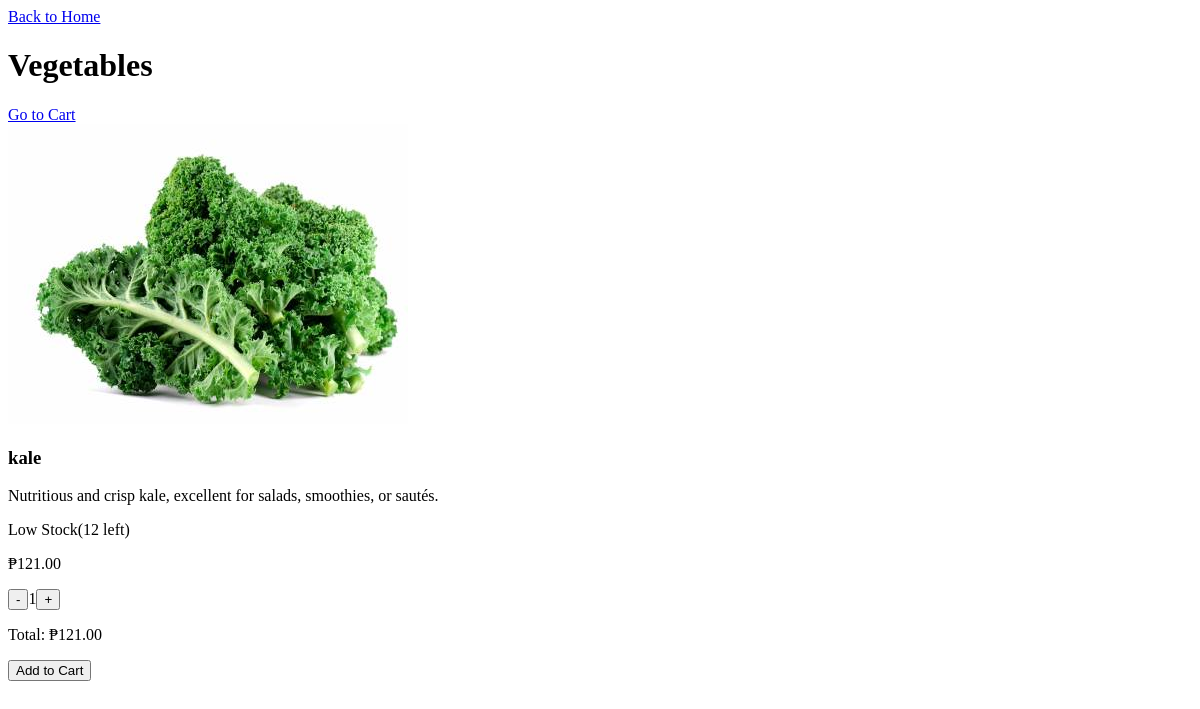
The page /user-dashboard/category/php/vegetables.php on the database as committed earlier.
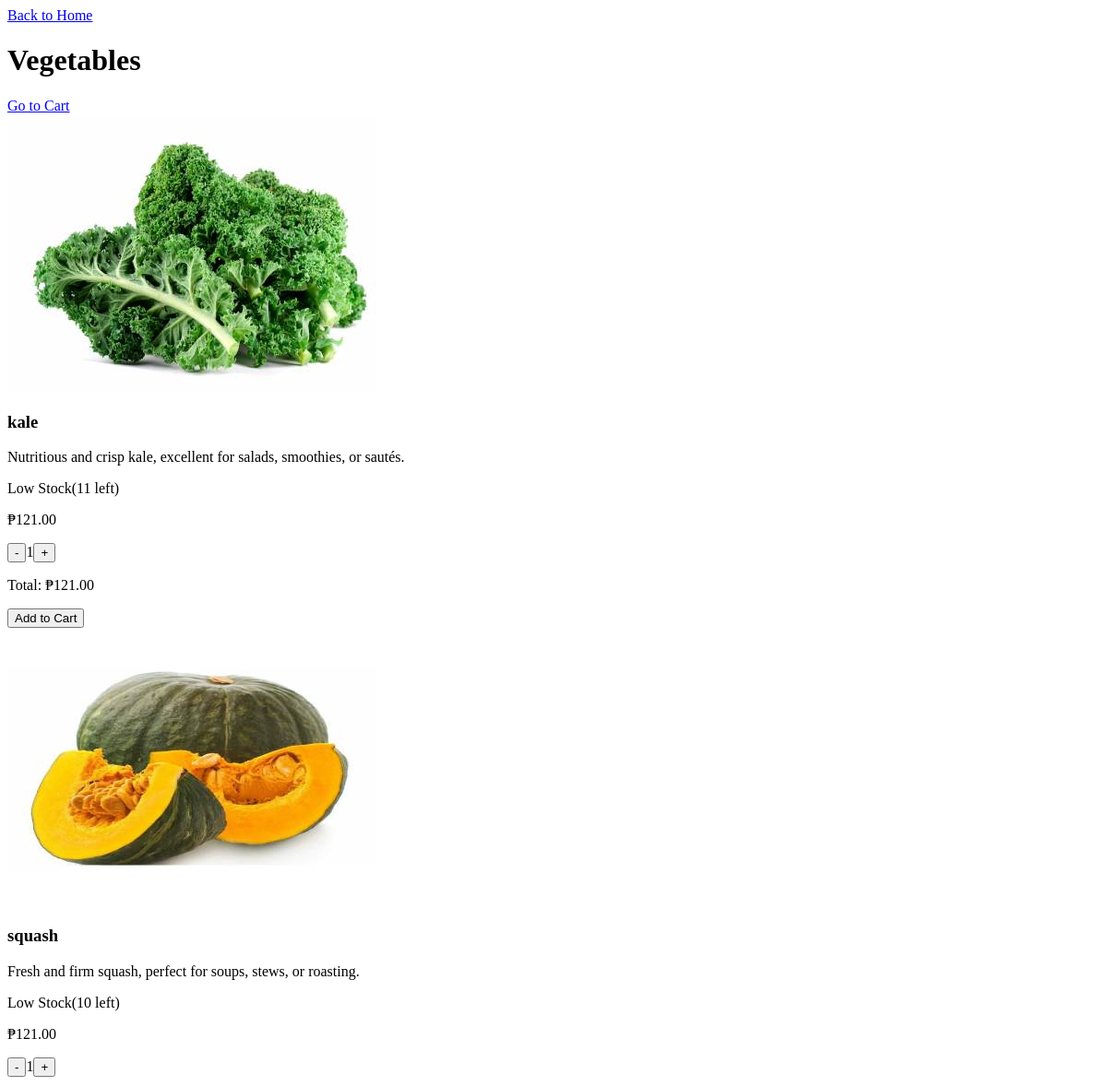
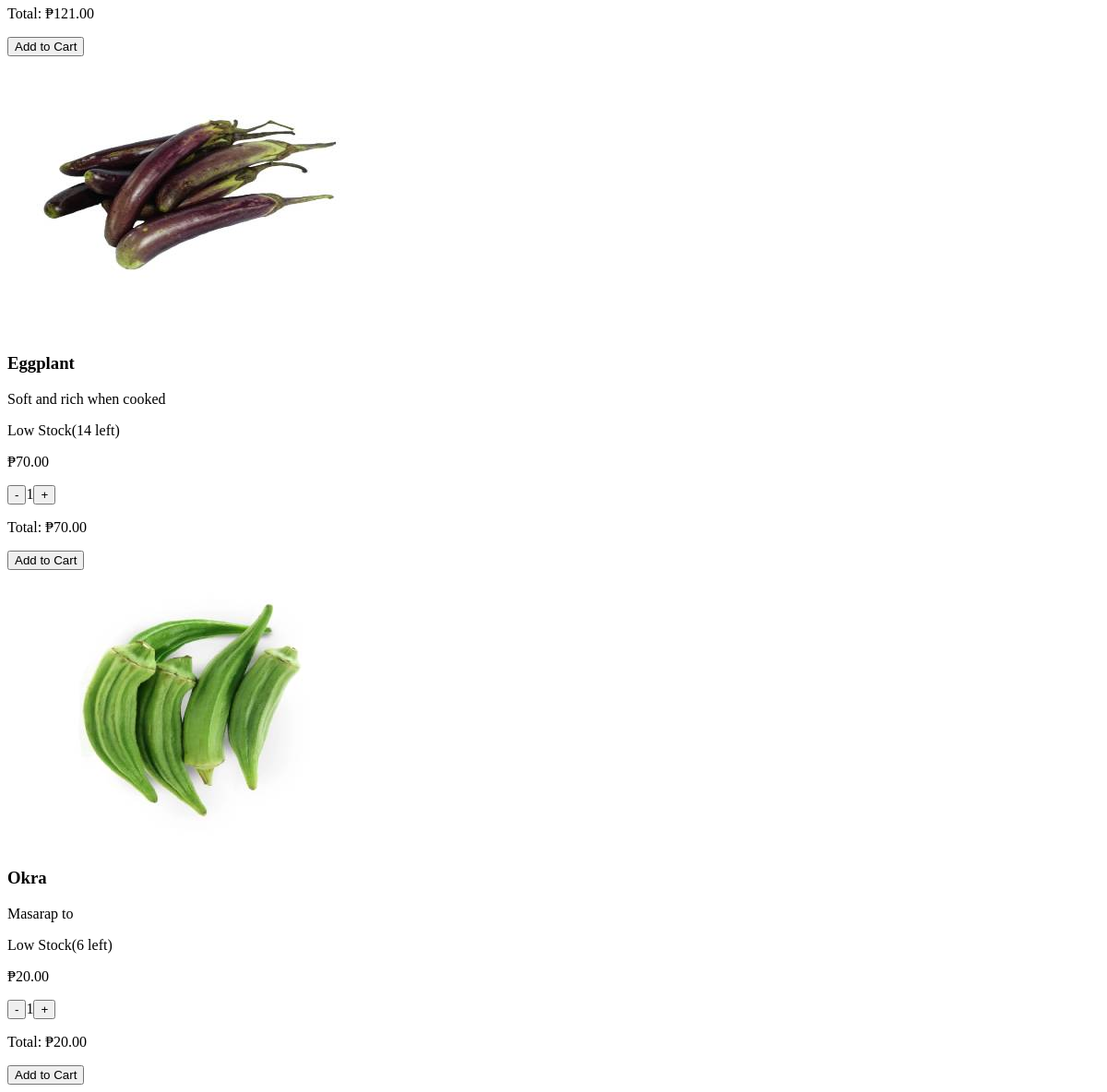
The same page on the database as committed later (2 pictures, top to bottom).
### tables this page shows
CREATE TABLE `products` (
  `id` int(11) NOT NULL,
  `name` varchar(100) NOT NULL,
  `category` varchar(50) NOT NULL,
  `price` decimal(10,2) NOT NULL,
  `unit` varchar(10) NOT NULL,
  `stock` int(11) NOT NULL DEFAULT 0,
  `status` enum('In Stock','Low Stock','Out of Stock') NOT NULL DEFAULT 'In Stock',
  `description` text DEFAULT NULL,
  `image_path` varchar(255) DEFAULT NULL,
  `created_at` timestamp NOT NULL DEFAULT current_timestamp(),
  `updated_at` timestamp NULL DEFAULT NULL ON UPDATE current_timestamp()
);

### user-dashboard/category/php/vegetables.php (the view, shortened to what this page needs)
<?php
require_once __DIR__ . '/../../../connect.php';
?>
<!DOCTYPE html>
<html lang="en">
<head>
    <link rel="stylesheet" href="../css/vegetable.css">
</head>
<body>
    <header>
        <a href="/fresh1/user-dashboard/user.php" class="nav-button">Back to Home</a>
        <h1 class="category-title">Vegetables</h1>
        <a href="/fresh1/user-dashboard/cart/cart.php" class="nav-button">Go to Cart</a>
    </header>
    <main class="product-grid">
        <?php
        $sql = "SELECT id, name, description, price, image_path, stock, status FROM products WHERE category = 'Vegetables'";
        $result = $conn->query($sql);
        if ($result && $result->num_rows > 0) {
            while ($vegetable = $result->fetch_assoc()) {
                $isOutOfStock = ($vegetable['status'] === 'Out of Stock' || $vegetable['stock'] <= 0);
                $isEffectivelyLowStock = !$isOutOfStock &&
                                         ($vegetable['status'] === 'Low Stock' ||
                                          ($vegetable['stock'] > 0 && $vegetable['stock'] <= LOW_STOCK_THRESHOLD));
                echo "<div class='product-card' data-product-id='" . htmlspecialchars($vegetable['id']) . "'>";
                $imagePath = '/fresh1/' . htmlspecialchars($vegetable['image_path']);
                echo "<img src='" . $imagePath . "' alt='" . htmlspecialchars($vegetable['name']) . "'>";
                echo "<h3>" . htmlspecialchars($vegetable['name']) . "</h3>";
                echo "<p class='description'>" . htmlspecialchars($vegetable['description']) . "</p>";
                echo "<div class='product-status-info'>";
                if ($isOutOfStock) {
                    echo "<span class='status-badge status-out-of-stock'>Out of Stock</span>";
                } elseif ($isEffectivelyLowStock) {
                    echo "<span class='status-badge status-low-stock'>Low Stock</span>";
                    echo "<span class='stock-left'>(" . htmlspecialchars($vegetable['stock']) . " left)</span>";
                } else {
                    echo "<span class='status-badge status-in-stock'>In Stock</span>";
                    echo "<span class='stock-left'>(" . htmlspecialchars($vegetable['stock']) . " available)</span>";
                }
                echo "</div>";
                echo "<p class='price' data-price='" . htmlspecialchars($vegetable['price']) . "'>₱" . number_format($vegetable['price'], 2) . "</p>";
                echo "<div class='quantity-selector'" . ($isOutOfStock ? " style='display:none;'" : "") . ">";
                echo "<button class='quantity-btn minus-btn'>-</button>";
                echo "<span class='quantity-value'>1</span>";
                echo "<button class='quantity-btn plus-btn'>+</button>";
                echo "</div>";
                echo "<p class='total-price'" . ($isOutOfStock ? " style='display:none;'" : "") . ">Total: ₱" . number_format($vegetable['price'], 2) . "</p>";
                echo "<button class='add-to-cart-btn'" . ($isOutOfStock ? " disabled" : "") . ">" . ($isOutOfStock ? "Out of Stock" : "Add to Cart") . "</button>";
                echo "</div>";
            }
        } else {
            echo "<p style='text-align:center; grid-column: 1 / -1;'>No vegetables found in this category.</p>";
        }
        ?>
    </main>
</body>
</html>

Rows that differ between the two databases and show on the page:
changed products "kale": stock "12" → "11"
now on this page (row edited): products: image_path+name (picture), name "squash", description "Fresh and firm squash, perfect for soups, stews, or roasting.", stock "10", price "121.00", status "Add to Cart"
added products: image_path (picture), name "Eggplant", description "Soft and rich when cooked", stock "14", price "70.00", status "Add to Cart"
added products: image_path (picture), name "Okra", description "Masarap to", stock "6", price "20.00", status "Add to Cart"
